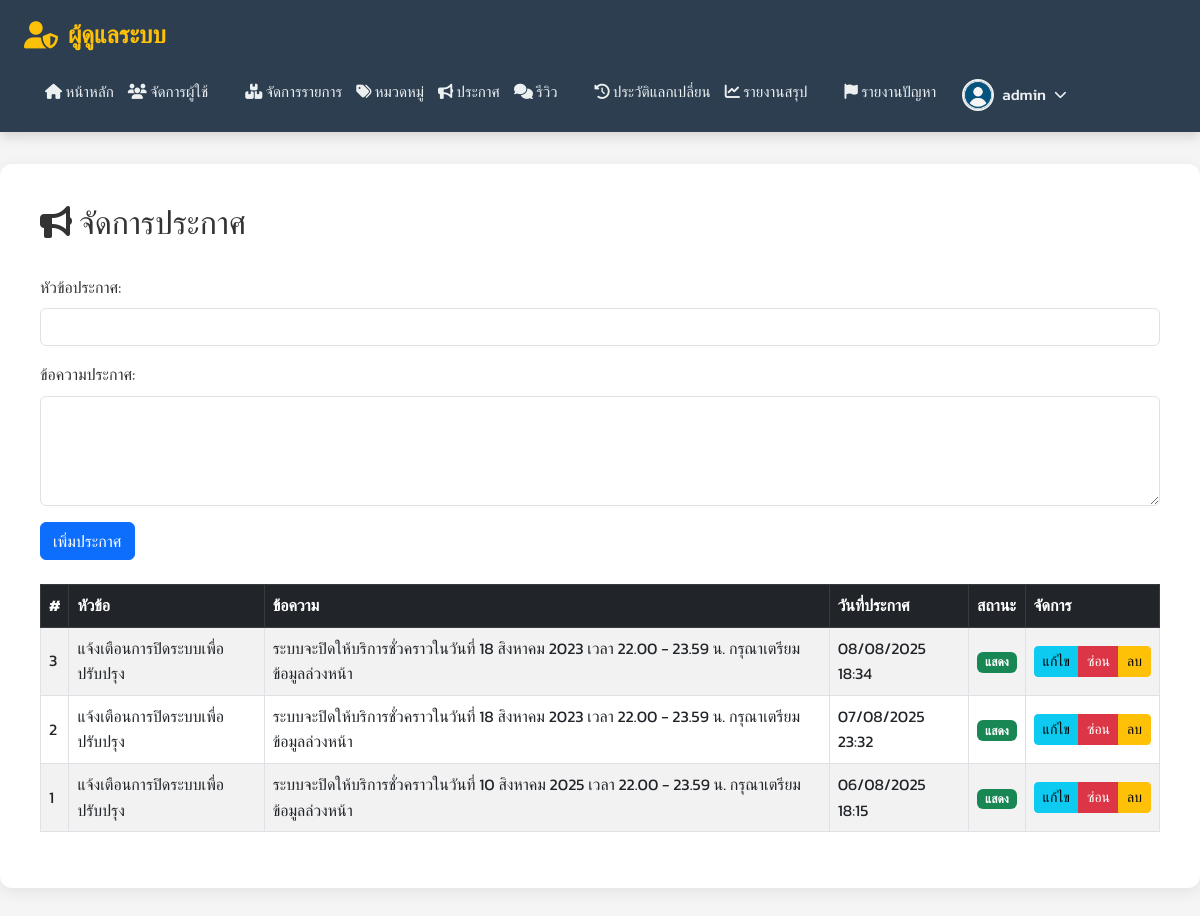
The app's page /admin/manage_announcements.php (signed in) with its own data.
### tables this page shows
CREATE TABLE `announcements` (
  `id` int(11) NOT NULL,
  `title` varchar(255) NOT NULL,
  `message` text NOT NULL,
  `created_at` datetime DEFAULT current_timestamp(),
  `is_active` tinyint(1) DEFAULT 1
);

### admin/manage_announcements.php (the view, shortened to what this page needs)
<?php
$userId = $_SESSION['user_id'];
$username = $_SESSION['username'];
$conn = new mysqli("localhost", "root", "", "item_exchange");
$stmtProfile = $conn->prepare("SELECT profile_image FROM users WHERE id = ?");
$stmtProfile->bind_param("i", $userId);
$stmtProfile->execute();
$resultProfile = $stmtProfile->get_result();
$userProfile = $resultProfile->fetch_assoc();
$profileImageHeader = (!empty($userProfile['profile_image']) && file_exists("../uploads/profile/" . $userProfile['profile_image']))
    ? "../uploads/profile/" . $userProfile['profile_image']
    : "../uploads/profile/default.png";
$sql = "SELECT * FROM announcements ORDER BY created_at DESC";
$result = $conn->query($sql);
?>
<!DOCTYPE html>
<html lang="th">
<head>
<link rel="stylesheet" href="https://cdnjs.cloudflare.com/ajax/libs/font-awesome/6.5.0/css/all.min.css" />
<link href="https://cdn.jsdelivr.net/npm/bootstrap@5.3.0/dist/css/bootstrap.min.css" rel="stylesheet" />
</head>
<body>
<header>
    <div class="header-left">
        <div class="header-title">
            <i class="fas fa-user-shield"></i>
            <span>ผู้ดูแลระบบ</span>
        </div>
        <nav class="header-nav">
            <div class="menu-group">
                <a href="admin_main.php"><i class="fas fa-home"></i> หน้าหลัก</a>
                <a href="manage_users.php"><i class="fas fa-users"></i> จัดการผู้ใช้</a>
            </div>
            <div class="menu-group">
                <a href="manage_items.php"><i class="fas fa-boxes"></i> จัดการรายการ</a>
                <a href="manage_categories.php"><i class="fas fa-tags"></i> หมวดหมู่</a>
                <a href="manage_announcements.php" class="current-page"><i class="fas fa-bullhorn"></i> ประกาศ</a>
                <a href="manage_reviews.php"><i class="fas fa-comments"></i> รีวิว</a>
            </div>
            <div class="menu-group">
                <a href="exchange_history.php"><i class="fas fa-history"></i> ประวัติแลกเปลี่ยน</a>
                <a href="exchange_report.php"><i class="fas fa-chart-line"></i> รายงานสรุป</a>
            </div>
            <a href="admin_reports.php" class="report-button">
                <i class="fas fa-flag"></i> รายงานปัญหา
            </a>
            <div class="profile-dropdown">
                <button class="profile-button" onclick="toggleProfileDropdown()">
                    <img src="<?php echo htmlspecialchars($profileImageHeader); ?>" alt="รูปโปรไฟล์">
                    <span><?php echo htmlspecialchars($username); ?></span>
                    <i class="fas fa-chevron-down"></i>
                </button>
            </div>
        </nav>
    </div>
</header>
<div class="container">
    <div class="d-flex justify-content-between align-items-center mb-4">
        <h2><i class="fas fa-bullhorn"></i> จัดการประกาศ</h2>
    </div>
    <form method="POST" class="mb-4">
        <div class="mb-3">
            <label for="title" class="form-label">หัวข้อประกาศ:</label>
            <input type="text" class="form-control" id="title" name="title" required maxlength="255" />
        </div>
        <div class="mb-3">
            <label for="message" class="form-label">ข้อความประกาศ:</label>
            <textarea class="form-control" id="message" name="message" rows="4" required></textarea>
        </div>
        <button type="submit" class="btn btn-primary">เพิ่มประกาศ</button>
    </form>
    <div class="table-responsive">
        <table class="table table-bordered table-striped align-middle">
            <thead class="table-dark">
                <tr>
                    <th>#</th>
                    <th>หัวข้อ</th>
                    <th>ข้อความ</th>
                    <th>วันที่ประกาศ</th>
                    <th>สถานะ</th>
                    <th>จัดการ</th>
                </tr>
            </thead>
            <tbody>
                <?php if ($result && $result->num_rows > 0): ?>
                    <?php while ($row = $result->fetch_assoc()): ?>
                    <tr>
                        <td><?= htmlspecialchars($row['id']) ?></td>
                        <td><?= htmlspecialchars($row['title']) ?></td>
                        <td><?= nl2br(htmlspecialchars($row['message'])) ?></td>
                        <td><?= htmlspecialchars(date('d/m/Y H:i', strtotime($row['created_at']))) ?></td>
                        <td><?= $row['is_active'] ? '<span class="badge bg-success">แสดง</span>' : '<span class="badge bg-secondary">ซ่อน</span>' ?></td>
                        <td>
                            <div class="btn-group" role="group" aria-label="Announcement Actions">
                                <a href="edit_announcement.php?id=<?= htmlspecialchars($row['id']) ?>"
                                   class="btn btn-sm btn-info">แก้ไข</a>
                                <a href="?toggle_id=<?= htmlspecialchars($row['id']) ?>"
                                   class="btn btn-sm <?= $row['is_active'] ? 'btn-danger' : 'btn-success' ?>">
                                    <?= $row['is_active'] ? 'ซ่อน' : 'แสดง' ?>
                                </a>
                                <a href="?delete_id=<?= htmlspecialchars($row['id']) ?>"
                                   class="btn btn-sm btn-warning" onclick="return confirm('ยืนยันการลบประกาศนี้?');">ลบ</a>
                            </div>
                        </td>
                    </tr>
                    <?php endwhile; ?>
                <?php else: ?>
                    <tr><td colspan="6" class="text-center">ไม่มีประกาศ</td></tr>
                <?php endif; ?>
            </tbody>
        </table>
    </div>
</div>
</body>
</html>

### admin/manage_announcements.php (style rules this page uses)
:root { --admin-primary-color: #ffc107; --admin-primary-dark: #e0a800; --header-bg-color: #2c3e50; --header-link-color: #ecf0f1; --text-color: #333; --light-text-color: #666; --border-color: #e0e0e0; --bg-light: #f5f5f5; --white: #fff; --shadow-light: rgba(0,0,0,0.08); --shadow-medium: rgba(0,0,0,0.12); }
body { font-family: 'Kanit', sans-serif; background-color: var(--bg-light); color: var(--text-color); line-height: 1.6; margin: 0; padding: 0; }
.container { max-width: 1200px; margin: 2rem auto; padding: 2.5rem; background: var(--white); border-radius: 12px; box-shadow: 0 4px 15px var(--shadow-light); }
header { background: var(--header-bg-color); color: var(--header-link-color); padding: 1rem 1.5rem; display: flex; justify-content: space-between; align-items: center; flex-wrap: wrap; box-shadow: 0 4px 12px rgba(0,0,0,0.15); position: sticky; top: 0; z-index: 1000; }
.header-left { display: flex; align-items: center; gap: 20px; flex-wrap: wrap; }
.header-title { display: flex; align-items: center; gap: 10px; font-size: 1.5rem; font-weight: 700; white-space: nowrap; color: var(--admin-primary-color); }
.header-title i { font-size: 1.7rem; color: var(--admin-primary-color); }
.header-nav { display: flex; flex-wrap: wrap; gap: 15px; margin-left: 20px; }
.header-nav a { text-decoration: none; padding: 5px 0; background-color: transparent; color: var(--header-link-color); border-radius: 6px; display: inline-block; white-space: nowrap; transition: background-color 0.3s ease, color 0.3s ease; font-weight: 500; font-size: 0.95rem; border: 1px solid transparent; position: relative; }
.header-nav a::after { content: ''; position: absolute; width: 0; height: 2px; bottom: -5px; left: 0; background-color: var(--admin-primary-color); transition: width 0.3s ease-out; }
.header-nav .menu-group { display: flex; gap: 12px; flex-wrap: wrap; margin-right: 20px; }
.report-button { display: inline-flex; align-items: center; padding: 8px 15px; background-color: #dc3545; color: var(--header-link-color); font-weight: 600; border-radius: 5px; text-decoration: none; font-size: 0.9rem; transition: background-color 0.3s ease; gap: 8px; white-space: nowrap; }
.profile-dropdown { position: relative; display: inline-block; }
.profile-button { display: flex; align-items: center; gap: 8px; background: none; border: none; color: var(--header-link-color); cursor: pointer; padding: 5px 10px; border-radius: 6px; transition: background-color 0.3s ease; font-size: 0.95rem; font-weight: 500; }
.profile-button img { width: 32px; height: 32px; border-radius: 50%; object-fit: cover; border: 2px solid var(--header-link-color); }
.profile-button i { font-size: 0.8rem; transition: transform 0.3s ease; }

### records on screen
announcements: id "3", title "แจ้งเตือนการปิดระบบเพื่อปรับปรุง", message "ระบบจะปิดให้บริการชั่วคราวในวันที่ 18 สิงหาคม 2023 เวลา 22.00 - 23.59 น. กรุณาเตรียมข้อมูลล่วงหน้า", created_at "08/08/2025 18:34", is_active "แสดง"
announcements: id "2", title "แจ้งเตือนการปิดระบบเพื่อปรับปรุง", message "ระบบจะปิดให้บริการชั่วคราวในวันที่ 18 สิงหาคม 2023 เวลา 22.00 - 23.59 น. กรุณาเตรียมข้อมูลล่วงหน้า", created_at "07/08/2025 23:32", is_active "แสดง"
announcements: id "1", title "แจ้งเตือนการปิดระบบเพื่อปรับปรุง", message "ระบบจะปิดให้บริการชั่วคราวในวันที่ 10 สิงหาคม 2025 เวลา 22.00 - 23.59 น. กรุณาเตรียมข้อมูลล่วงหน้า", created_at "06/08/2025 18:15", is_active "แสดง"

### other values on screen
$username "admin"
